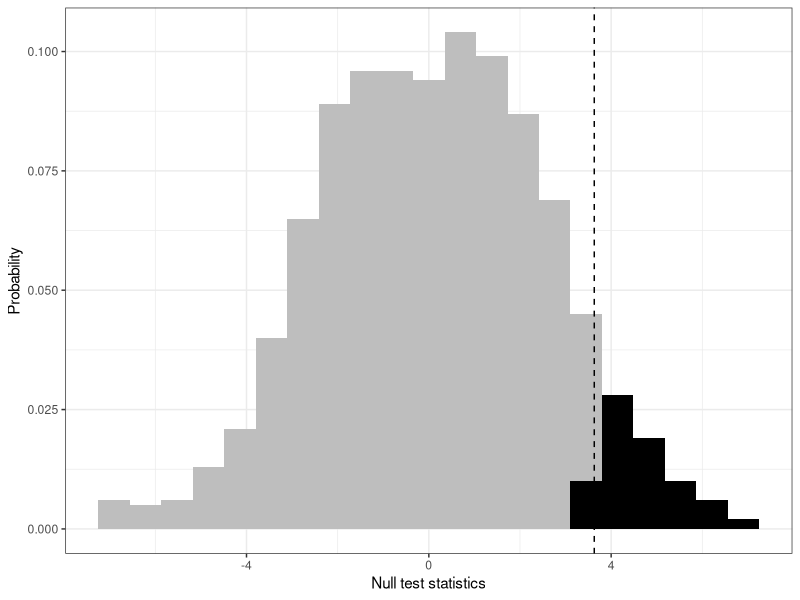
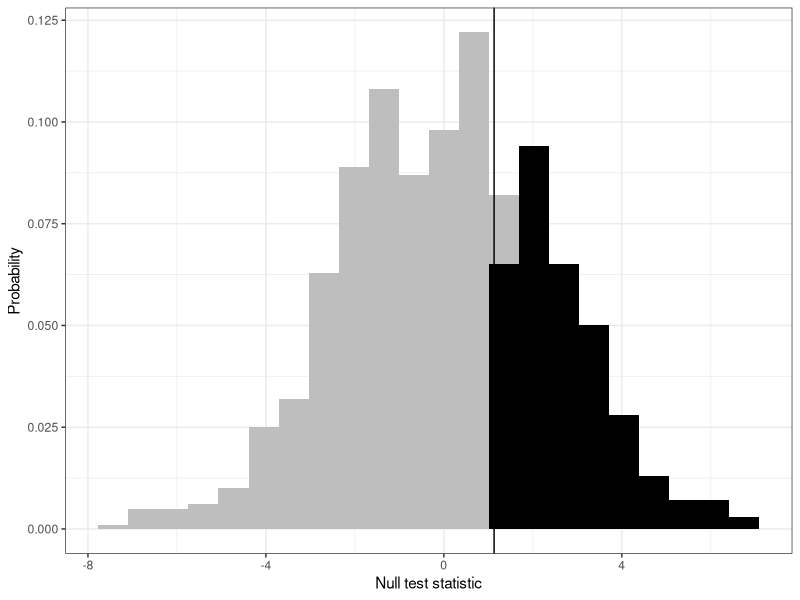

Generate these figures, in order, with R:
setwd(dirname(rstudioapi::getActiveDocumentContext()$path))
rm(list = ls())

acorn_data <- read.csv("acorn03.csv")

acorn_data <- dplyr::select(.data = acorn_data, unit, size, z, vote03, v_g2002)

acorn_data <- dplyr::mutate(.data = acorn_data,
                            pre_post = (vote03 - v_g2002),
                            vote03 = vote03,
                            pre_post = pre_post * 100,
                            vote03 = vote03 * 100)
## Generate all assignments; too computationaly intensive, although possible
#acorn_Omega <- apply(X = combn(x = 1:nrow(acorn_data),
#                               m = sum(acorn_data$z),
#                               simplify = TRUE) ,
#                     MARGIN = 2,
#                     FUN = function(x) as.integer(1:nrow(acorn_data) %in% x))

#save(acorn_Omega, file = "acorn_Omega.RData")
#load(file = "acorn_Omega.RData")

## Instead randomly sample from all possible assignments
set.seed(1:5)
acorn_Omega <- replicate(n = 10^3, expr = sample(x = acorn_data$z))

## Calculate observed difference-in-means
obs_test_stat <- mean(acorn_data$vote03[which(acorn_data$z == 1)]) - mean(acorn_data$vote03[which(acorn_data$z == 0)])

## Calculate difference-in-means under sharp null of no effect
null_diff_means_no_effect <- sapply(X = 1:ncol(acorn_Omega),
                                    FUN = function(x) { mean(acorn_data$vote03[which(acorn_Omega[,x] == 1)]) -
                                        mean(acorn_data$vote03[which(acorn_Omega[,x] == 0)]) })

null_dist_data_no_effect <- data.frame(null_test_stat = null_diff_means_no_effect)

null_dist_data_no_effect <- dplyr::mutate(.data = null_dist_data_no_effect,
                                          greater_obs = ifelse(test = null_test_stat >= obs_test_stat,
                                                               yes = "yes",
                                                               no = "no"))

bw_no_effect <- 2 * IQR(null_dist_data_no_effect$null_test_stat) / length(null_dist_data_no_effect$null_test_stat)^(1/3)
library(ggplot2)
null_dist_no_effect_plot <- ggplot(data = null_dist_data_no_effect,
                                   mapping = aes(x = null_test_stat ,
                                                 y = (..count..)/sum(..count..),
                                                 fill = greater_obs)) +
  geom_histogram(data = null_dist_data_no_effect,
                 binwidth = bw_no_effect) +
  geom_vline(xintercept = obs_test_stat,
             linetype = "dashed") +
  scale_fill_manual(values = c("grey", "black")) +
  guides(fill = "none") +
  theme_bw() +
  xlab(label = "Null test statistics") +
  ylab(label = "Probability")

#ggsave(plot = null_dist_no_effect_plot,
#       file = "null_dist_no_effect_plot.pdf",
#       width = 6,
#       height = 4,
#       units = "in",
#       dpi = 600)

################################################################################################################################################################################

## sharp null hypothesis for every unit
tau_h <- .025 * 100

## Adjusted outcomes
y_c_unif <- acorn_data$vote03 - acorn_data$z * tau_h

## Observed test-stat on adjusted outcomes
unif_obs_test_stat <- mean(y_c_unif[which(acorn_data$z == 1)]) - mean(y_c_unif[which(acorn_data$z == 0)])

## Diff-in-Means over all assignments holding adjusted outcomes fixed
null_unif_diff_means <- sapply(X = 1:ncol(acorn_Omega),
                               FUN = function(x) { mean(y_c_unif[which(acorn_Omega[,x] == 1)]) -
                                   mean(y_c_unif[which(acorn_Omega[,x] == 0)]) })

mean(null_unif_diff_means >= unif_obs_test_stat)

null_dist_data <- data.frame(null_test_stat = null_unif_diff_means,
                             greater_obs = ifelse(test = null_unif_diff_means >= unif_obs_test_stat,
                                                  yes = "yes",
                                                  no = "no"))

bw <- 2 * IQR(null_dist_data$null_test_stat) / length(null_dist_data$null_test_stat)^(1/3)

null_unif_plot <- ggplot(data = null_dist_data,
                         mapping = aes(x = null_test_stat,
                                       y = (..count..)/sum(..count..),
                                       fill = greater_obs)) +
  geom_histogram(data = null_dist_data,
                 binwidth = bw) +
  geom_vline(mapping = aes(xintercept = unif_obs_test_stat)) +
  scale_fill_manual(values = c("grey", "black")) +
  guides(fill = "none") +
  theme_bw() +
  xlab(label = "Null test statistic") +
  ylab(label = "Probability")

#ggsave(plot = null_unif_plot,
#       file = "null_unif_plot.pdf",
#       width = 6,
#       height = 4,
#       units = "in",
#       dpi = 600)

## Null hypotheses we will test
nulls <- seq(from = -0.05, to = .15, by = .001) * 100

## Function to calculate p-values (lower and upper) for each null hypothesis
unif_hyp_tests <- function(.obs_y,
                           .z,
                           .null_hyp,
                           .Omega){
  
  y_unif = .obs_y - .z * .null_hyp
  
  obs_stat = mean(y_unif[which(.z == 1)]) - mean(y_unif[which(.z == 0)])
  
  null_stats = sapply(X = 1:ncol(.Omega),
                      FUN = function(x) { mean(y_unif[which(.Omega[,x] == 1)]) -
                          mean(y_unif[which(.Omega[,x] == 0)]) })
  
  lower_p_value = mean(null_stats <= obs_stat)
  upper_p_value = mean(null_stats >= obs_stat)
  
  return(list("lower_p_value" = lower_p_value,
              "upper_p_value" = upper_p_value))
  
}

## Upper p-values for each null hypothesis
upper_p_values <- sapply(X = nulls,
                         FUN = function(x) { unif_hyp_tests(.obs_y = acorn_data$vote03,
                                                            .z = acorn_data$z,
                                                            .null_hyp = x,
                                                            .Omega = acorn_Omega)$upper_p_value })

## Null hypotheses we fail to reject (i.e., null hypotheses with upper p-value above 0.05)
upper_conf_set <- nulls[which(upper_p_values >= 0.05)]

## Lower p-values for each null hypothesis
lower_p_values <- sapply(X = nulls,
                         FUN = function(x) { unif_hyp_tests(.obs_y = acorn_data$vote03,
                                                            .z = acorn_data$z,
                                                            .null_hyp = x,
                                                            .Omega = acorn_Omega)$lower_p_value })

## Null hypotheses we fail to reject (i.e., null hypotheses with lower p-value above 0.05)
lower_conf_set <- nulls[which(lower_p_values >= 0.05)]

## Collection of nulls we fail to reject for lower and upper tests
two_sided_conf_set <- intersect(lower_conf_set, upper_conf_set)
